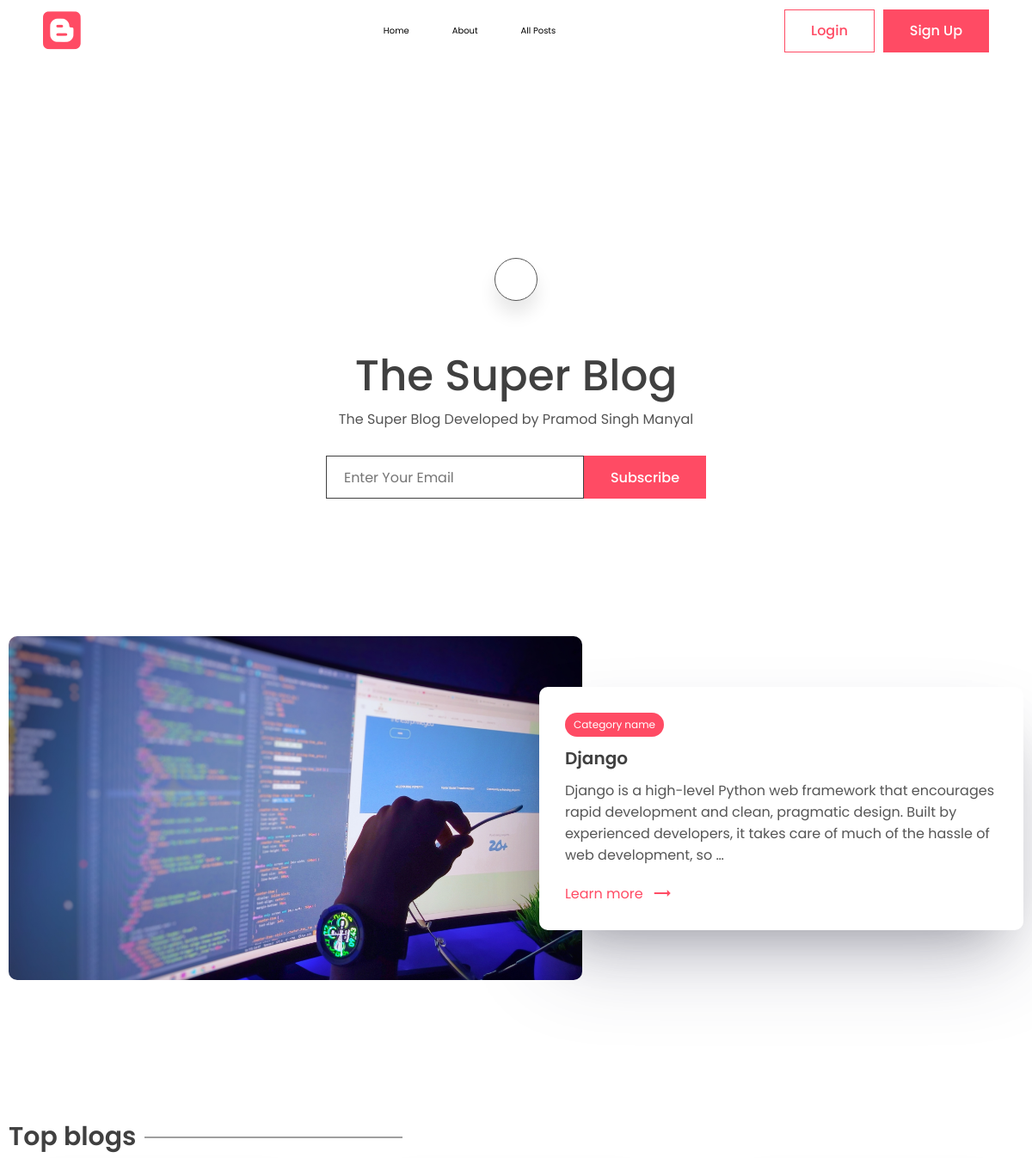
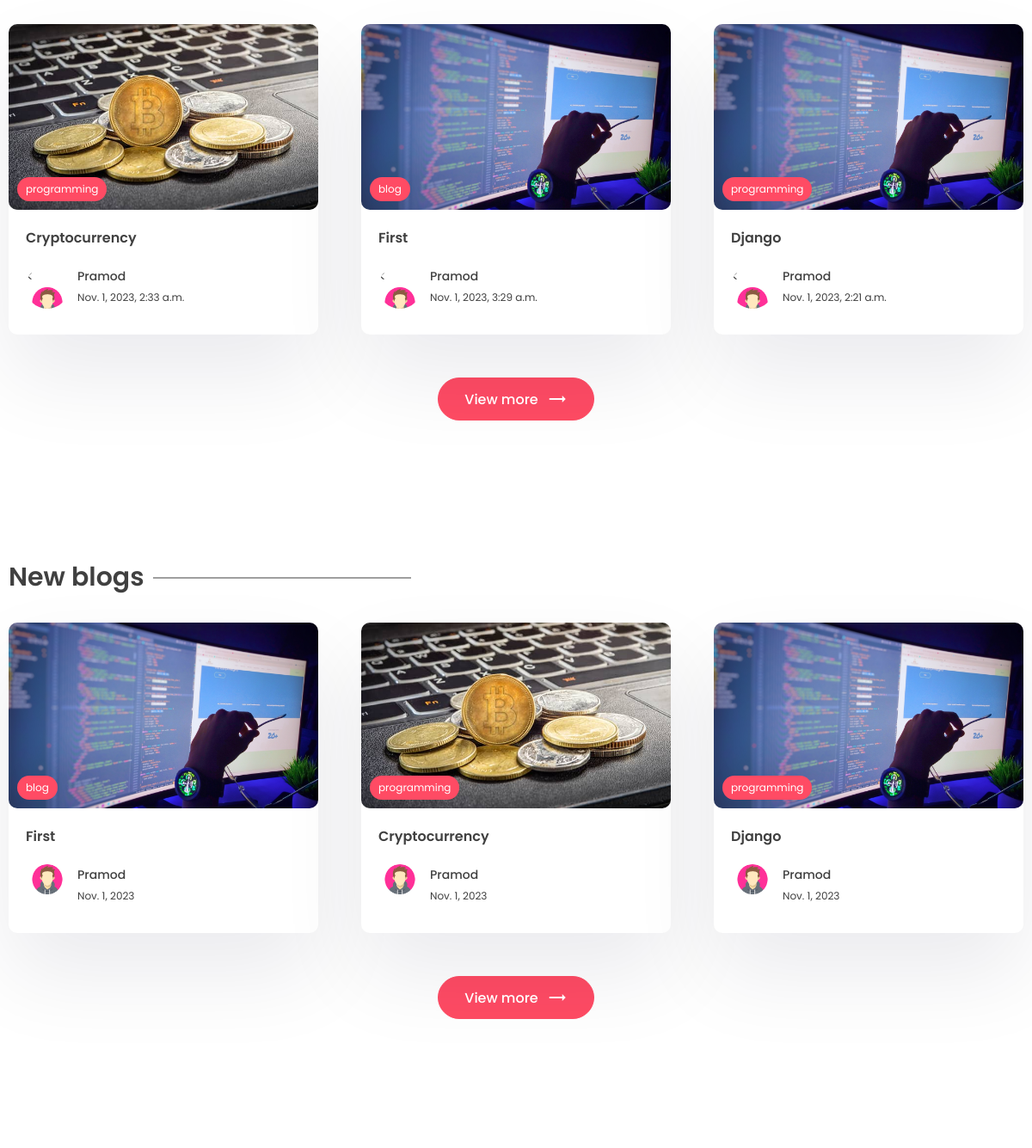
Before: / (upper part) with the older database file (2 pictures, top to bottom).
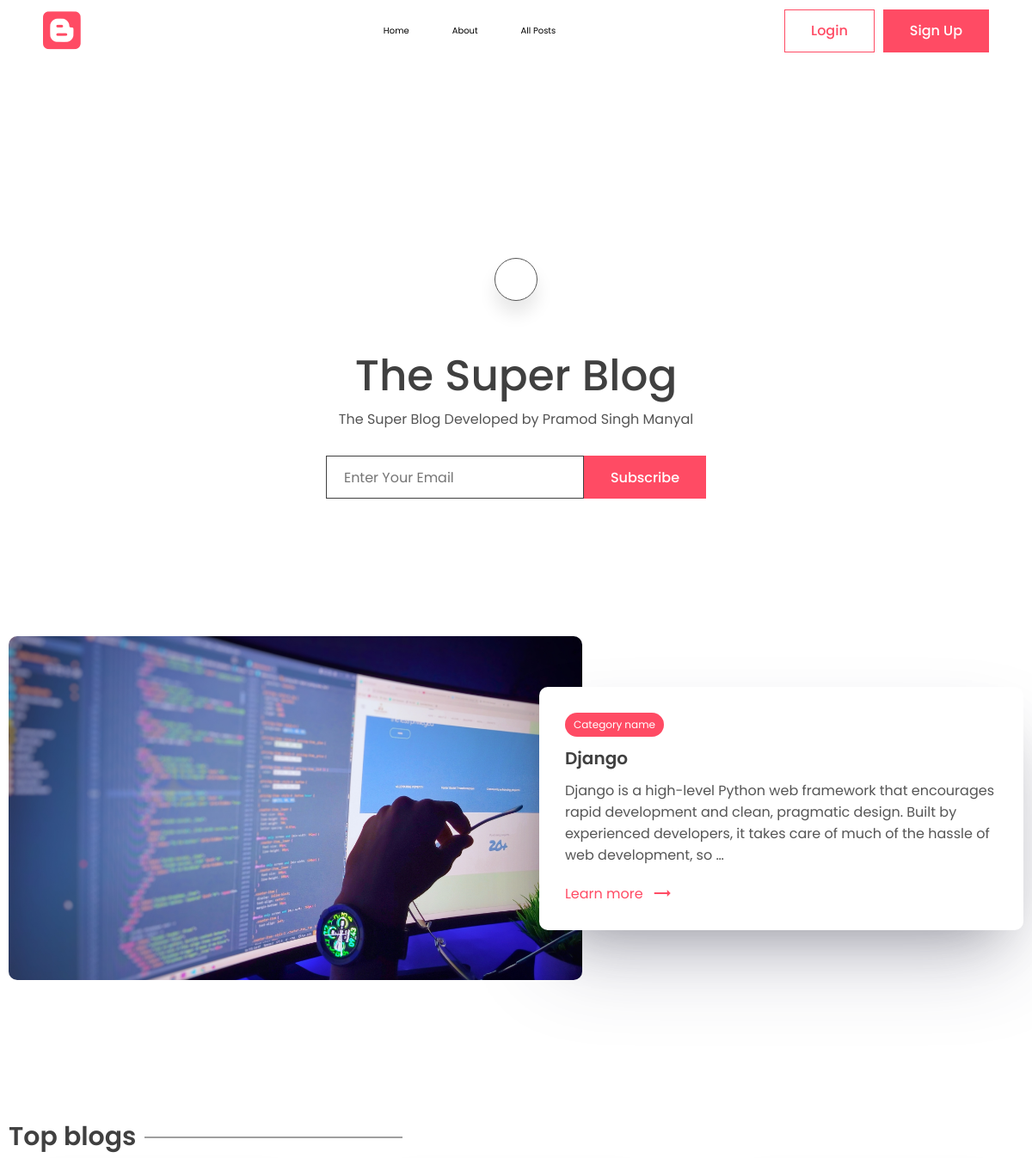
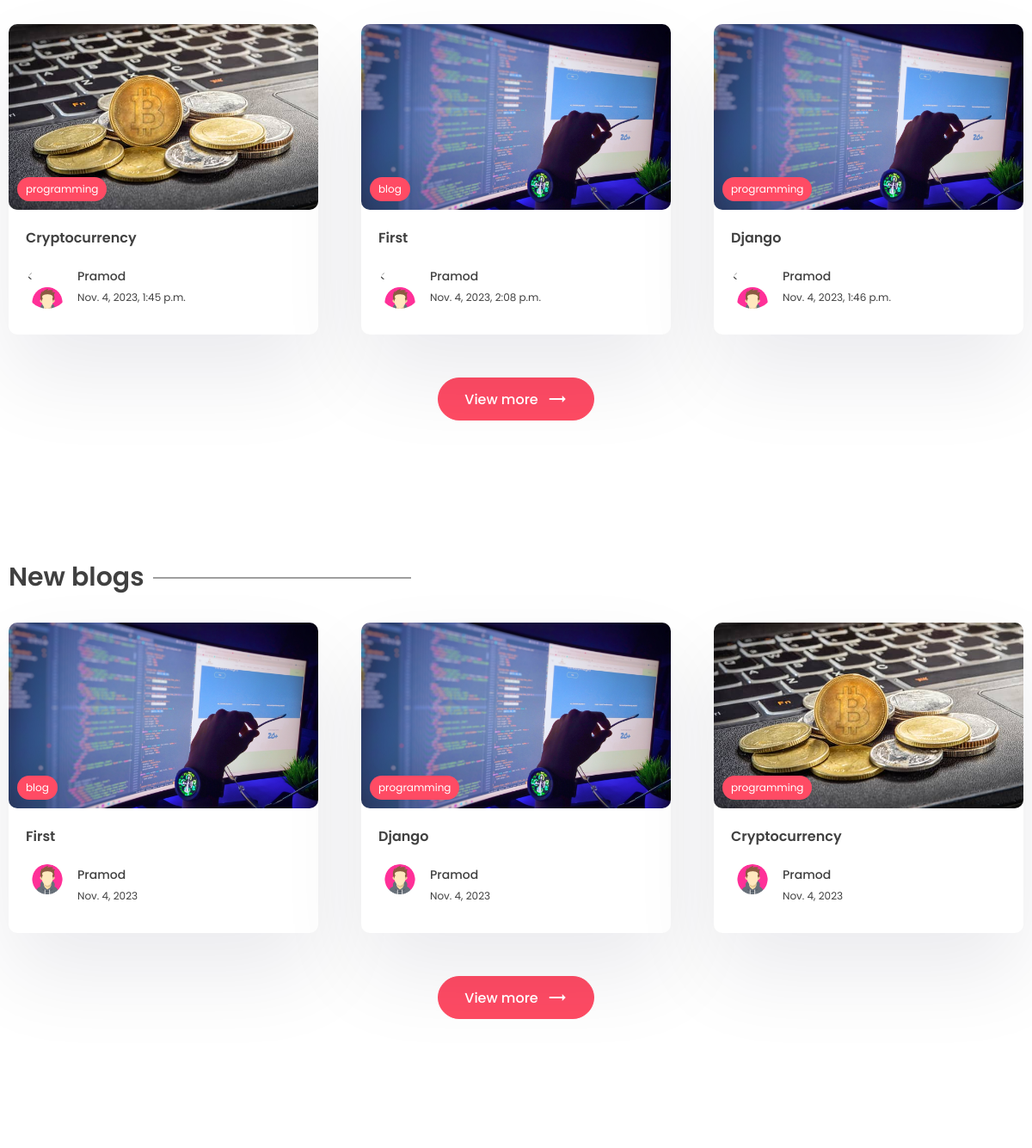
After: the same page with the newer database file (2 pictures, top to bottom).
### app/models.py (models this page shows, shortened)
class Post(models.Model):
    title = models.CharField(max_length=200)
    content = models.TextField()
    last_updated = models.DateTimeField(auto_now=True)
    slug = models.SlugField(max_length=200, unique=True )
    image = models.ImageField(null=True, blank=True, upload_to="images/")
    tags = models.ManyToManyField(Tag, blank=True, related_name='post')
    view_count = models.IntegerField(null=True, blank=True)
    is_featured = models.BooleanField(default=False)
    author = models.ForeignKey(User, on_delete=models.CASCADE, null=True, blank =True)
    bookmarks = models.ManyToManyField(User, blank=True, related_name="bookmarks", default=None)
    likes = models.ManyToManyField(User, blank=True, related_name="post_like", default=None)

class Tag(models.Model):
    name = models.CharField(max_length=100)
    description = models.CharField(max_length=200)
    slug = models.SlugField(max_length=200, unique=True)

class Profile(models.Model):
    user = models.OneToOneField(User, on_delete=models.CASCADE)
    profile_image = models.ImageField(null=True, blank=True, upload_to="images/")
    slug = models.SlugField(max_length=200, unique=True)
    bio = models.CharField(max_length=200)

### app/views.py (the view, shortened to what this page needs)
# urls.py: path('',views.index,name='index'),
def index(request):
    posts = Post.objects.all()
    top_post = Post.objects.all().order_by('-view_count')[0:3]
    recent_post = Post.objects.all().order_by('-last_updated')[0:3]
    featured_blog = Post.objects.filter(is_featured = True)
    subscribe_form = SubscribeForm()
    subscribe_successfully = None
    website_info = None
    video_slider = None
    if WebsiteMeta.objects.all().exists():
        website_info = WebsiteMeta.objects.all()[0]
    if VideoSlider.objects.all().exists():
        video_slider = VideoSlider.objects.all()
    if featured_blog:
        featured_blog = featured_blog[0]
    context = { 'posts':posts, 'top_post':top_post, 'recent_post':recent_post, 'subscribe_form':subscribe_form, 'subscribe_successfully':subscribe_successfully, 'featured_blog':featured_blog, 'website_info':website_info, 'video_slider':video_slider}
    return render(request, 'app/index.html', context)

### app/forms.py
class SubscribeForm(forms.ModelForm):
    class Meta:
        model = Subscribe
        fields = '__all__'
        labels = {'email':_('')}
    def __init__(self, *args, **kwargs):
        super().__init__(*args, **kwargs)
        self.fields['email'].widget.attrs['placeholder'] = 'Enter Your Email'

### app/templates/app/index.html (shortened to what the changed rows need)
{% extends "base.html" %}
{% block content %}
<main class="sp">
    <div class="container">
      <center>
        <div class="typo">
          {% if website_info.title %}
            <h1 class="title">{{website_info.title}}</h1>
          {% else %}
          <h1 class="title">Website Blog Title</h1>
          {% endif %}
        </div>
      </center>
    </div>
  </main>
  {% if featured_blog %}
  <section class="sp">
    <div class="container">
      <a href="{% url 'post_page' featured_blog.slug %}">
      <div class="grid-2">
        <div class="post-img">
          <img src="{{featured_blog.image.url}}" alt="" />
        </div>
        <div class="post-content">
          <div class="cetagory">
            <p>Category name</p>
          </div>
          <h1>
            {{featured_blog.title}}
          </h1>
          <p class="des">
            {{featured_blog.content|truncatechars:200}}
          </p>
          <a class="learn" href="#"
            >Learn more <span class="material-icons"> trending_flat </span></a
          >
        </div>
      </div>
    </a>
    </div>
  </section>
  {% endif %}
  <section class="sp">
    <div class="container">
      <h1 class="sec-title">Top blogs</h1>
      <div class="grid-3">
        {% for post in top_post %}
        <a href="{% url "post_page" post.slug %}">
          <div class="card">
            <div class="post-img">
              <img src="{{post.image.url}}" alt="" />
              <div class="tag">{{post.tags.all.0.name}}</div>
            </div>
            <div class="card-content">
              <h3>
                {{post.title}}
              </h3>
              <div class="author">
                <div class="profile-pic">
                  <<img src="{{post.author.profile.profile_image.url}}" alt="" />
                </div>
                <div class="details">
                  <p>{{post.author.first_name}}</p>
                  <small>{{post.last_updated}}</small>
                </div>
              </div>
            </div>
          </div>
        </a>
        {% endfor %}
      </div>
    </div>
  </section>
  <section class="sp">
    <div class="container">
      <h1 class="sec-title">New blogs</h1>
      <div class="grid-3">
        {% for post in recent_post %}
        <a href="{% url "post_page" post.slug %}">
          <div class="card">
            <div class="post-img">
              <img src="{{post.image.url}}" alt="" />
              <div class="tag">{{post.tags.all.0.name}}</div>
            </div>
            <div class="card-content">
              <h3>
                {{post.title}}
              </h3>
              <div class="author">
                <div class="profile-pic">
                  <img src="{{post.author.profile.profile_image.url}}" alt="" />
                </div>
                <div class="details">
                  <p>{{post.author.first_name}}</p>
                  <small>{{post.last_updated|date}}</small>
                </div>
              </div>
            </div>
          </div>
        </a>
        {% endfor %}
      </div>
    </div>
  </section>
{% endblock content %}

Changed rows visible on the page:
changed Post "Django": last_updated "Nov. 1, 2023, 2:21 a.m." → "Nov. 4, 2023, 1:46 p.m."; last_updated "Nov. 1, 2023" → "Nov. 4, 2023"; moves up the list
changed Post "Cryptocurrency": last_updated "Nov. 1, 2023, 2:33 a.m." → "Nov. 4, 2023, 1:45 p.m."; last_updated "Nov. 1, 2023" → "Nov. 4, 2023"
changed Post "First": last_updated "Nov. 1, 2023, 3:29 a.m." → "Nov. 4, 2023, 2:08 p.m."; last_updated "Nov. 1, 2023" → "Nov. 4, 2023"
